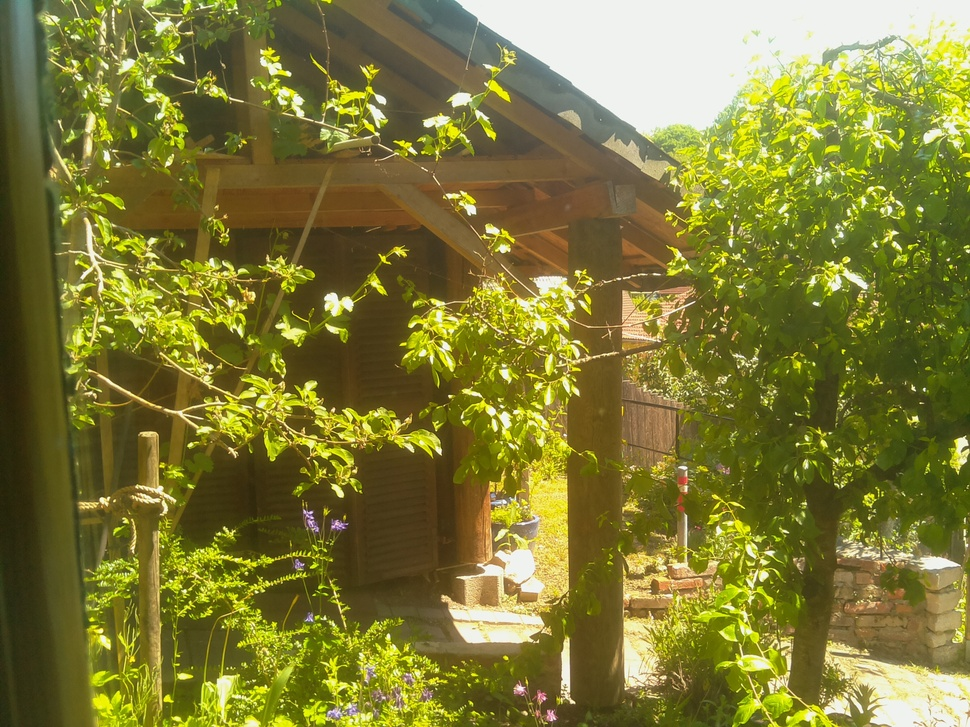
//> input picture value/actual.jpg, 970 x 727 px, shrunk from 2592 x 1944 before the run, given in place of the camera
$ ./VideoCapture   (built with g++ and OpenCV 4)
//> lines starting //> are read from the running program, lines starting //| are printed output that depends on the picture
/*
  compiles and works with:
  g++ $(pkg-config --libs --cflags opencv) -o SimpleGrab SimpleGrab.cpp
*/

//#include "/home/pi/opencv-3.0.0/include/opencv2/opencv.hpp"
//#include "/home/pi/opencv-3.0.0/modules/videoio/include/opencv2/videoio.hpp"
#include <opencv2/opencv.hpp>
#include <opencv2/highgui.hpp>

using namespace cv;

int main(int, char**)
{
    VideoCapture cap(0); // open the default camera
    if(!cap.isOpened())  // check if we succeeded
        return -1;

    Mat edges;
    namedWindow("edges",1);
    for(;;)
    {
        Mat frame;
        cap >> frame; // get a new frame from camera
//> frame is the input picture: 727 rows x 970 cols, CV_8UC3; mean B, G, R 54.9, 123, 127
        cvtColor(frame, edges, CV_BGR2GRAY);
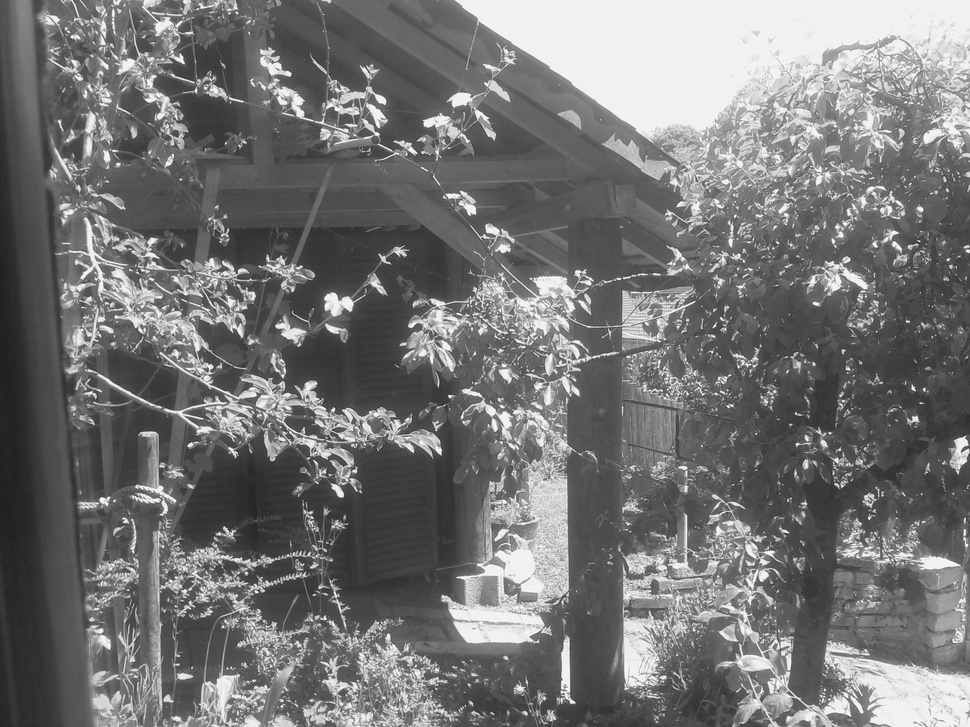
//> edges: 727 rows x 970 cols, CV_8UC1; min 28, max 255, mean 116.4
        GaussianBlur(edges, edges, Size(7,7), 1.5, 1.5);
        Canny(edges, edges, 0, 30, 3);
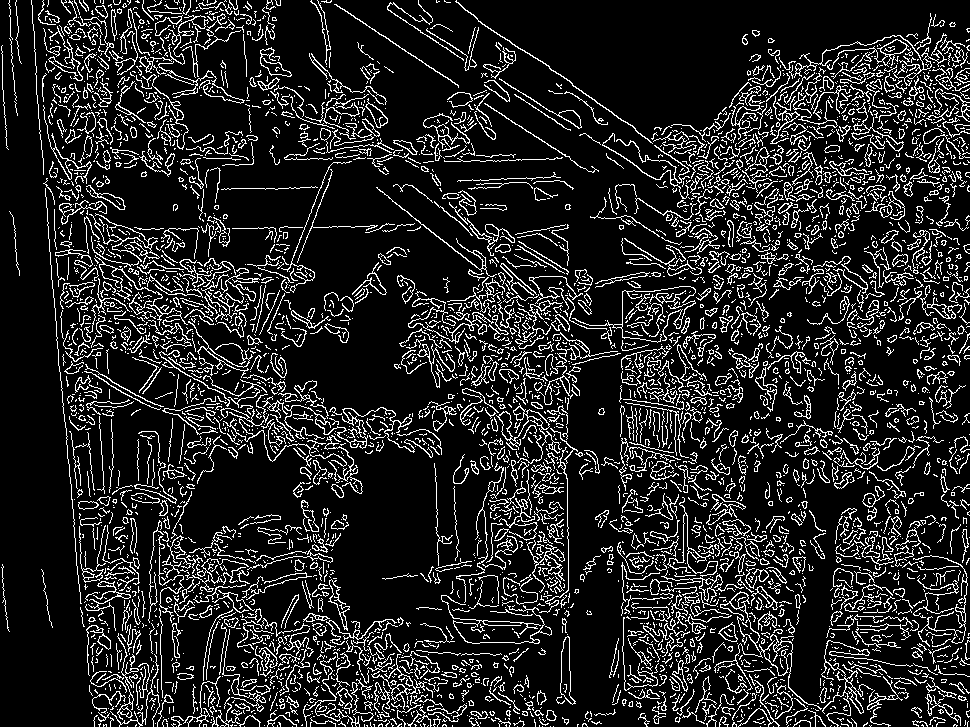
//> edges: 727 rows x 970 cols, CV_8UC1; 14.3% white in thin lines or dots
        imshow("edges", edges);
        if(waitKey(30) >= 0) break;
//> the Esc key is pressed
    }
    // the camera will be deinitialized automatically in VideoCapture destructor
    return 0;
}
